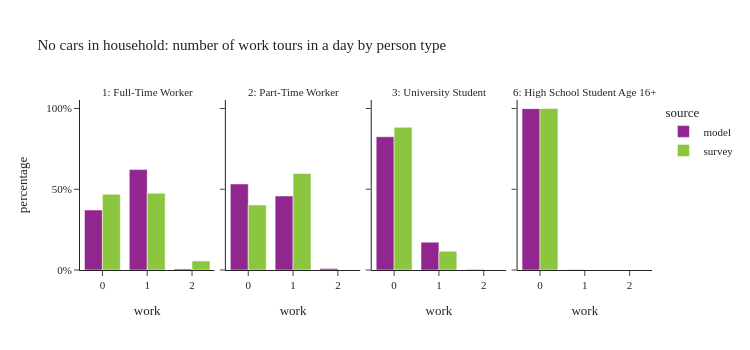

Here is the notebook cell this chart was saved with:
### Code cell
plot_work_tour_ptype(per_data[(per_data['ptype'].isin(worker_ptype)) & (per_data['auto_ownership'] == 0)],"No cars in household: number of work tours in a day by person type")

### Figure 1 — Plotly figure (JSON) as saved in the notebook; plotly's stock layout.template omitted (floating-point values rounded to 4 significant figures)
{"data": [{"alignmentgroup": "True", "customdata": [[30473], [50990], [565]], "hovertemplate": "source=model<br>ptype_label=1: Full-Time Worker<br>work=%{x}<br>percentage=%{y}<br>sample_size=%{customdata[0]}<extra></extra>", "legendgroup": "model", "marker": {"color": "#91268F", "pattern": {"shape": ""}}, "name": "model", "offsetgroup": "model", "orientation": "v", "showlegend": true, "textposition": "auto", "type": "bar", "x": [0.0, 1.0, 2.0], "xaxis": "x", "y": [0.3715, 0.6216, 0.006888], "yaxis": "y"}, {"alignmentgroup": "True", "customdata": [[6699], [5761], [110]], "hovertemplate": "source=model<br>ptype_label=2: Part-Time Worker<br>work=%{x}<br>percentage=%{y}<br>sample_size=%{customdata[0]}<extra></extra>", "legendgroup": "model", "marker": {"color": "#91268F", "pattern": {"shape": ""}}, "name": "model", "offsetgroup": "model", "orientation": "v", "showlegend": false, "textposition": "auto", "type": "bar", "x": [0.0, 1.0, 2.0], "xaxis": "x2", "y": [0.5329, 0.4583, 0.008751], "yaxis": "y2"}, {"alignmentgroup": "True", "customdata": [[13928], [2914], [44]], "hovertemplate": "source=model<br>ptype_label=3: University Student<br>work=%{x}<br>percentage=%{y}<br>sample_size=%{customdata[0]}<extra></extra>", "legendgroup": "model", "marker": {"color": "#91268F", "pattern": {"shape": ""}}, "name": "model", "offsetgroup": "model", "orientation": "v", "showlegend": false, "textposition": "auto", "type": "bar", "x": [0.0, 1.0, 2.0], "xaxis": "x3", "y": [0.8248, 0.1726, 0.002606], "yaxis": "y3"}, {"alignmentgroup": "True", "customdata": [[1289], [1]], "hovertemplate": "source=model<br>ptype_label=6: High School Student Age 16+<br>work=%{x}<br>percentage=%{y}<br>sample_size=%{customdata[0]}<extra></extra>", "legendgroup": "model", "marker": {"color": "#91268F", "pattern": {"shape": ""}}, "name": "model", "offsetgroup": "model", "orientation": "v", "showlegend": false, "textposition": "auto", "type": "bar", "x": [0.0, 1.0], "xaxis": "x4", "y": [0.9992, 0.0007752], "yaxis": "y4"}, {"alignmentgroup": "True", "customdata": [[220], [156], [6]], "hovertemplate": "source=survey<br>ptype_label=1: Full-Time Worker<br>work=%{x}<br>percentage=%{y}<br>sample_size=%{customdata[0]}<extra></extra>", "legendgroup": "survey", "marker": {"color": "#8CC63E", "pattern": {"shape": ""}}, "name": "survey", "offsetgroup": "survey", "orientation": "v", "showlegend": true, "textposition": "auto", "type": "bar", "x": [0.0, 1.0, 2.0], "xaxis": "x", "y": [0.4685, 0.4759, 0.05556], "yaxis": "y"}, {"alignmentgroup": "True", "customdata": [[33], [28]], "hovertemplate": "source=survey<br>ptype_label=2: Part-Time Worker<br>work=%{x}<br>percentage=%{y}<br>sample_size=%{customdata[0]}<extra></extra>", "legendgroup": "survey", "marker": {"color": "#8CC63E", "pattern": {"shape": ""}}, "name": "survey", "offsetgroup": "survey", "orientation": "v", "showlegend": false, "textposition": "auto", "type": "bar", "x": [0.0, 1.0], "xaxis": "x2", "y": [0.4029, 0.5971], "yaxis": "y2"}, {"alignmentgroup": "True", "customdata": [[71], [14]], "hovertemplate": "source=survey<br>ptype_label=3: University Student<br>work=%{x}<br>percentage=%{y}<br>sample_size=%{customdata[0]}<extra></extra>", "legendgroup": "survey", "marker": {"color": "#8CC63E", "pattern": {"shape": ""}}, "name": "survey", "offsetgroup": "survey", "orientation": "v", "showlegend": false, "textposition": "auto", "type": "bar", "x": [0.0, 1.0], "xaxis": "x3", "y": [0.8837, 0.1163], "yaxis": "y3"}, {"alignmentgroup": "True", "customdata": [[2]], "hovertemplate": "source=survey<br>ptype_label=6: High School Student Age 16+<br>work=%{x}<br>percentage=%{y}<br>sample_size=%{customdata[0]}<extra></extra>", "legendgroup": "survey", "marker": {"color": "#8CC63E", "pattern": {"shape": ""}}, "name": "survey", "offsetgroup": "survey", "orientation": "v", "showlegend": false, "textposition": "auto", "type": "bar", "x": [0.0], "xaxis": "x4", "y": [1.0], "yaxis": "y4"}], "layout": {"annotations": [{"font": {}, "showarrow": false, "text": "1: Full-Time Worker", "x": 0.1175, "xanchor": "center", "xref": "paper", "y": 1.0, "yanchor": "bottom", "yref": "paper"}, {"font": {}, "showarrow": false, "text": "2: Part-Time Worker", "x": 0.3725, "xanchor": "center", "xref": "paper", "y": 1.0, "yanchor": "bottom", "yref": "paper"}, {"font": {}, "showarrow": false, "text": "3: University Student", "x": 0.6275, "xanchor": "center", "xref": "paper", "y": 1.0, "yanchor": "bottom", "yref": "paper"}, {"font": {}, "showarrow": false, "text": "6: High School Student Age 16+", "x": 0.8825, "xanchor": "center", "xref": "paper", "y": 1.0, "yanchor": "bottom", "yref": "paper"}], "barmode": "group", "height": 350, "legend": {"title": {"text": "source"}, "tracegroupgap": 0}, "title": {"text": "No cars in household: number of work tours in a day by person type"}, "width": 750, "xaxis": {"anchor": "y", "domain": [0.0, 0.235], "title": {"text": "work"}}, "xaxis2": {"anchor": "y2", "domain": [0.255, 0.49], "matches": "x", "title": {"text": "work"}}, "xaxis3": {"anchor": "y3", "domain": [0.51, 0.745], "matches": "x", "title": {"text": "work"}}, "xaxis4": {"anchor": "y4", "domain": [0.765, 1.0], "matches": "x", "title": {"text": "work"}}, "yaxis": {"anchor": "x", "domain": [0.0, 1.0], "tickformat": ".0%", "title": {"text": "percentage"}}, "yaxis2": {"anchor": "x2", "domain": [0.0, 1.0], "matches": "y", "showticklabels": false, "tickformat": ".0%"}, "yaxis3": {"anchor": "x3", "domain": [0.0, 1.0], "matches": "y", "showticklabels": false, "tickformat": ".0%"}, "yaxis4": {"anchor": "x4", "domain": [0.0, 1.0], "matches": "y", "showticklabels": false, "tickformat": ".0%"}}}
